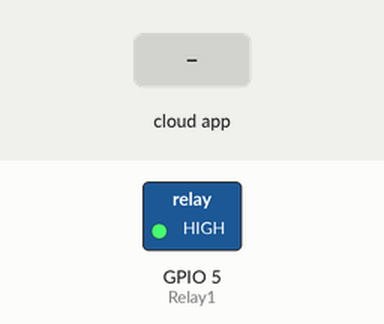
Simulated run of this sketch. Board: ESP8266 (NodeMCU). Shown: switched loads named in the sketch (green lamp = pin HIGH). Inputs (shaded band) come from the test bench. WiFi joins after 1.5 s; servers stay silent unless stated; the local clock reads 2024-03-15 10:24:30 at power-on unless the sketch sets it; the Firebase database answers and starts empty.

Above: at 2.7 s.
2.8 s: the phone or cloud app sets lamba to 1
At 5.2 s:
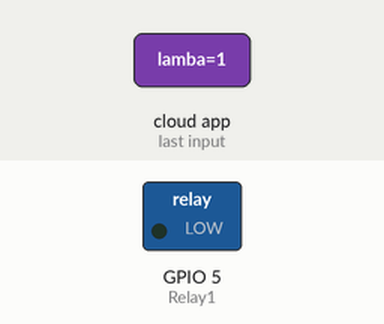
5.6 s: the phone or cloud app sets lamba to 0
At 7.0 s:
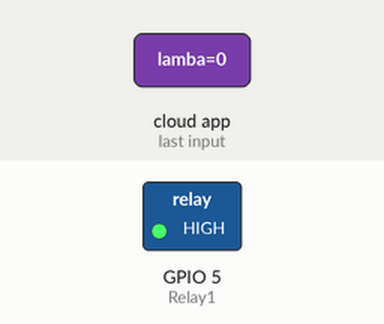
Timing chart, 0 to 8.6 s (numbered marks = the images above; inputs shaded):
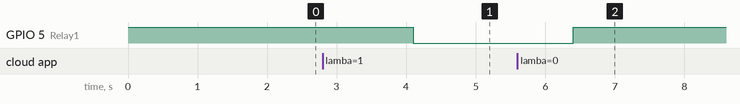

The sketch:

FirebaseProject.ino
```cpp
#include <ESP8266WiFi.h>
#include <TimeLib.h>
#include <FirebaseArduino.h>

#define FIREBASE_HOST "Firebase Database Url Adresi"
#define FIREBASE_AUTH "Firebase Token"
#define WIFI_SSID "Wifi Adı"
#define WIFI_PASSWORD "Wifi Şifresi"
#define Relay1 5
int lamba;

void setup() {
  Serial.begin(115200);
  pinMode(Relay1, OUTPUT);
  digitalWrite(Relay1, HIGH);
  WiFi.begin(WIFI_SSID, WIFI_PASSWORD);
  while (WiFi.status() != WL_CONNECTED) {
    delay(500);
  }
  Firebase.begin(FIREBASE_HOST, FIREBASE_AUTH);
  setSyncProvider(getNtpTime);
}

time_t getNtpTime() {
  const char* ntpServer = "tr.pool.ntp.org";
  const int gmtOffset_sec = 3 * 3600;
  const int daylightOffset_sec = 0;
  configTime(gmtOffset_sec, daylightOffset_sec, ntpServer);
  time_t now = time(nullptr);
  while (now < 100000) {
    delay(500);
    now = time(nullptr);
  }
  return now;
}

void kontrolet() {
  time_t t = now();
  int acilis = Firebase.getString("acilis").toInt();
  int kapanis = Firebase.getString("kapanis").toInt();
  int kapaniss = (kapanis == 24) ? 0 : kapanis;
  int aciliss = (acilis == 0) ? 24 : acilis;
  if (hour(t) >= acilis && hour(t) < kapanis && lamba == 0) {
    digitalWrite(Relay1, LOW);
    Firebase.setString("lamba", "1");
  } else if (hour(t) >= kapaniss && hour(t) < aciliss && lamba == 1) {
    digitalWrite(Relay1, HIGH);
    Firebase.setString("lamba", "0");
  }
}

void loop() {
  lamba = Firebase.getString("lamba").toInt();
  int otomatik = Firebase.getString("otomatik").toInt();
  if (otomatik == 1)
  {
    kontrolet();
  }
  if (otomatik == 0)
  {
    if (lamba == 0)
    {
      digitalWrite(Relay1, HIGH);
    }
    if (lamba == 1)
    {
      digitalWrite(Relay1, LOW);
    }
  }
  delay(2000);
}
```

Measured:
- after the input at 2.8 s, GPIO 5 (Relay1): HIGH → LOW after 1.3 s
- after the input at 5.6 s, GPIO 5 (Relay1): LOW → HIGH after 0.80 s
